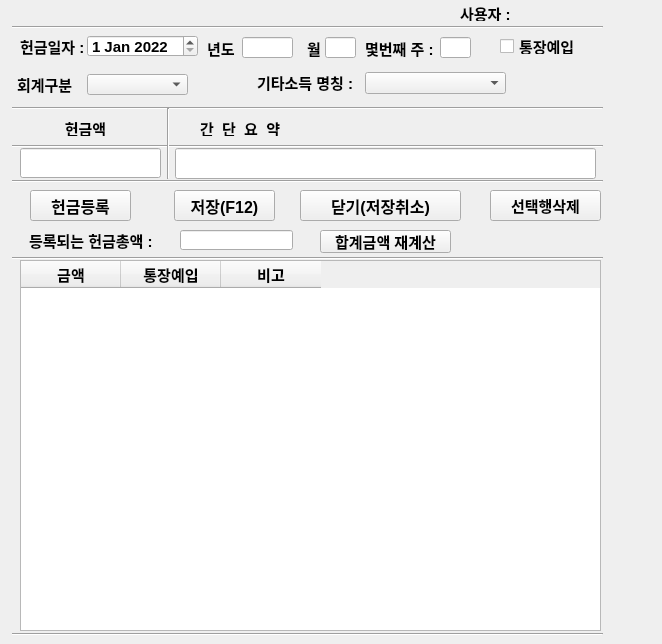
<?xml version="1.0" encoding="UTF-8"?>
<ui version="4.0">
 <class>Dialog</class>
 <widget class="QDialog" name="Dialog">
  <property name="enabled">
   <bool>true</bool>
  </property>
  <property name="geometry">
   <rect>
    <x>0</x>
    <y>0</y>
    <width>662</width>
    <height>644</height>
   </rect>
  </property>
  <property name="font">
   <font>
    <pointsize>11</pointsize>
    <weight>75</weight>
    <bold>true</bold>
   </font>
  </property>
  <property name="windowTitle">
   <string>Dialog</string>
  </property>
  <widget class="QLineEdit" name="year_widget">
   <property name="geometry">
    <rect>
     <x>242</x>
     <y>37</y>
     <width>51</width>
     <height>21</height>
    </rect>
   </property>
   <property name="font">
    <font>
     <pointsize>11</pointsize>
     <weight>75</weight>
     <bold>true</bold>
    </font>
   </property>
  </widget>
  <widget class="QLabel" name="user">
   <property name="geometry">
    <rect>
     <x>460</x>
     <y>5</y>
     <width>51</width>
     <height>16</height>
    </rect>
   </property>
   <property name="font">
    <font>
     <pointsize>11</pointsize>
     <weight>75</weight>
     <bold>true</bold>
    </font>
   </property>
   <property name="text">
    <string>사용자 :</string>
   </property>
  </widget>
  <widget class="Line" name="line">
   <property name="geometry">
    <rect>
     <x>12</x>
     <y>17</y>
     <width>591</width>
     <height>20</height>
    </rect>
   </property>
   <property name="font">
    <font>
     <pointsize>11</pointsize>
     <weight>75</weight>
     <bold>true</bold>
    </font>
   </property>
   <property name="orientation">
    <enum>Qt::Horizontal</enum>
   </property>
  </widget>
  <widget class="Line" name="line_13">
   <property name="geometry">
    <rect>
     <x>12</x>
     <y>250</y>
     <width>591</width>
     <height>16</height>
    </rect>
   </property>
   <property name="font">
    <font>
     <pointsize>11</pointsize>
     <weight>75</weight>
     <bold>true</bold>
    </font>
   </property>
   <property name="orientation">
    <enum>Qt::Horizontal</enum>
   </property>
  </widget>
  <widget class="QLabel" name="year_hun">
   <property name="geometry">
    <rect>
     <x>207</x>
     <y>38</y>
     <width>34</width>
     <height>21</height>
    </rect>
   </property>
   <property name="font">
    <font>
     <pointsize>11</pointsize>
     <weight>75</weight>
     <bold>true</bold>
    </font>
   </property>
   <property name="text">
    <string>년도 </string>
   </property>
  </widget>
  <widget class="Line" name="line_4">
   <property name="geometry">
    <rect>
     <x>12</x>
     <y>138</y>
     <width>591</width>
     <height>16</height>
    </rect>
   </property>
   <property name="font">
    <font>
     <pointsize>11</pointsize>
     <weight>75</weight>
     <bold>true</bold>
    </font>
   </property>
   <property name="orientation">
    <enum>Qt::Horizontal</enum>
   </property>
  </widget>
  <widget class="QLabel" name="marks_1">
   <property name="geometry">
    <rect>
     <x>200</x>
     <y>120</y>
     <width>121</width>
     <height>16</height>
    </rect>
   </property>
   <property name="font">
    <font>
     <pointsize>11</pointsize>
     <weight>75</weight>
     <bold>true</bold>
    </font>
   </property>
   <property name="text">
    <string>간  단  요  약</string>
   </property>
  </widget>
  <widget class="QLabel" name="amount_1">
   <property name="geometry">
    <rect>
     <x>50</x>
     <y>120</y>
     <width>71</width>
     <height>16</height>
    </rect>
   </property>
   <property name="font">
    <font>
     <pointsize>11</pointsize>
     <weight>75</weight>
     <bold>true</bold>
    </font>
   </property>
   <property name="text">
    <string>헌금액</string>
   </property>
   <property name="alignment">
    <set>Qt::AlignCenter</set>
   </property>
  </widget>
  <widget class="QLabel" name="hun_date">
   <property name="geometry">
    <rect>
     <x>20</x>
     <y>36</y>
     <width>71</width>
     <height>20</height>
    </rect>
   </property>
   <property name="font">
    <font>
     <pointsize>11</pointsize>
     <weight>75</weight>
     <bold>true</bold>
    </font>
   </property>
   <property name="text">
    <string>헌금일자 :</string>
   </property>
  </widget>
  <widget class="QLabel" name="hun_name">
   <property name="geometry">
    <rect>
     <x>257</x>
     <y>72</y>
     <width>101</width>
     <height>21</height>
    </rect>
   </property>
   <property name="font">
    <font>
     <pointsize>11</pointsize>
     <weight>75</weight>
     <bold>true</bold>
    </font>
   </property>
   <property name="text">
    <string>기타소득 명칭 :</string>
   </property>
  </widget>
  <widget class="QLineEdit" name="marks_widget">
   <property name="geometry">
    <rect>
     <x>175</x>
     <y>148</y>
     <width>421</width>
     <height>31</height>
    </rect>
   </property>
   <property name="font">
    <font>
     <pointsize>11</pointsize>
     <weight>75</weight>
     <bold>true</bold>
    </font>
   </property>
  </widget>
  <widget class="QComboBox" name="other_name_combo_widget">
   <property name="geometry">
    <rect>
     <x>365</x>
     <y>72</y>
     <width>141</width>
     <height>22</height>
    </rect>
   </property>
   <property name="font">
    <font>
     <pointsize>11</pointsize>
     <weight>75</weight>
     <bold>true</bold>
    </font>
   </property>
  </widget>
  <widget class="Line" name="line_2">
   <property name="geometry">
    <rect>
     <x>12</x>
     <y>100</y>
     <width>591</width>
     <height>16</height>
    </rect>
   </property>
   <property name="font">
    <font>
     <pointsize>11</pointsize>
     <weight>75</weight>
     <bold>true</bold>
    </font>
   </property>
   <property name="orientation">
    <enum>Qt::Horizontal</enum>
   </property>
  </widget>
  <widget class="Line" name="line_22">
   <property name="geometry">
    <rect>
     <x>12</x>
     <y>626</y>
     <width>591</width>
     <height>16</height>
    </rect>
   </property>
   <property name="font">
    <font>
     <pointsize>11</pointsize>
     <weight>75</weight>
     <bold>true</bold>
    </font>
   </property>
   <property name="orientation">
    <enum>Qt::Horizontal</enum>
   </property>
  </widget>
  <widget class="QLabel" name="user_widget">
   <property name="geometry">
    <rect>
     <x>530</x>
     <y>4</y>
     <width>81</width>
     <height>20</height>
    </rect>
   </property>
   <property name="font">
    <font>
     <pointsize>11</pointsize>
     <weight>75</weight>
     <bold>true</bold>
    </font>
   </property>
   <property name="text">
    <string/>
   </property>
  </widget>
  <widget class="QPushButton" name="add_other_input">
   <property name="geometry">
    <rect>
     <x>30</x>
     <y>190</y>
     <width>101</width>
     <height>31</height>
    </rect>
   </property>
   <property name="font">
    <font>
     <pointsize>12</pointsize>
     <weight>75</weight>
     <bold>true</bold>
    </font>
   </property>
   <property name="text">
    <string>헌금등록</string>
   </property>
   <property name="autoDefault">
    <bool>false</bool>
   </property>
   <property name="default">
    <bool>false</bool>
   </property>
  </widget>
  <widget class="Line" name="line_5">
   <property name="geometry">
    <rect>
     <x>12</x>
     <y>173</y>
     <width>591</width>
     <height>16</height>
    </rect>
   </property>
   <property name="font">
    <font>
     <pointsize>11</pointsize>
     <weight>75</weight>
     <bold>true</bold>
    </font>
   </property>
   <property name="orientation">
    <enum>Qt::Horizontal</enum>
   </property>
  </widget>
  <widget class="QLineEdit" name="amount_widget">
   <property name="geometry">
    <rect>
     <x>20</x>
     <y>148</y>
     <width>141</width>
     <height>30</height>
    </rect>
   </property>
   <property name="font">
    <font>
     <pointsize>11</pointsize>
     <weight>75</weight>
     <bold>true</bold>
    </font>
   </property>
   <property name="layoutDirection">
    <enum>Qt::RightToLeft</enum>
   </property>
   <property name="text">
    <string/>
   </property>
   <property name="alignment">
    <set>Qt::AlignRight|Qt::AlignTrailing|Qt::AlignVCenter</set>
   </property>
  </widget>
  <widget class="QPushButton" name="file_close_button">
   <property name="geometry">
    <rect>
     <x>300</x>
     <y>190</y>
     <width>161</width>
     <height>31</height>
    </rect>
   </property>
   <property name="font">
    <font>
     <pointsize>12</pointsize>
     <weight>75</weight>
     <bold>true</bold>
    </font>
   </property>
   <property name="focusPolicy">
    <enum>Qt::NoFocus</enum>
   </property>
   <property name="text">
    <string>닫기(저장취소)</string>
   </property>
   <property name="autoDefault">
    <bool>false</bool>
   </property>
  </widget>
  <widget class="QPushButton" name="other_save_button">
   <property name="geometry">
    <rect>
     <x>174</x>
     <y>190</y>
     <width>101</width>
     <height>31</height>
    </rect>
   </property>
   <property name="font">
    <font>
     <pointsize>12</pointsize>
     <weight>75</weight>
     <bold>true</bold>
    </font>
   </property>
   <property name="focusPolicy">
    <enum>Qt::NoFocus</enum>
   </property>
   <property name="text">
    <string>저장(F12)</string>
   </property>
   <property name="shortcut">
    <string>F12</string>
   </property>
   <property name="autoDefault">
    <bool>false</bool>
   </property>
  </widget>
  <widget class="QLabel" name="hap_total">
   <property name="geometry">
    <rect>
     <x>29</x>
     <y>230</y>
     <width>151</width>
     <height>21</height>
    </rect>
   </property>
   <property name="font">
    <font>
     <pointsize>11</pointsize>
     <weight>75</weight>
     <bold>true</bold>
    </font>
   </property>
   <property name="text">
    <string>등록되는 헌금총액 :</string>
   </property>
  </widget>
  <widget class="QLineEdit" name="hap_total_widget">
   <property name="geometry">
    <rect>
     <x>180</x>
     <y>230</y>
     <width>113</width>
     <height>20</height>
    </rect>
   </property>
   <property name="font">
    <font>
     <pointsize>11</pointsize>
     <weight>75</weight>
     <bold>true</bold>
    </font>
   </property>
   <property name="focusPolicy">
    <enum>Qt::NoFocus</enum>
   </property>
   <property name="alignment">
    <set>Qt::AlignRight|Qt::AlignTrailing|Qt::AlignVCenter</set>
   </property>
  </widget>
  <widget class="QDateEdit" name="other_date_widget">
   <property name="geometry">
    <rect>
     <x>87</x>
     <y>35</y>
     <width>111</width>
     <height>22</height>
    </rect>
   </property>
   <property name="font">
    <font>
     <pointsize>11</pointsize>
     <weight>75</weight>
     <bold>true</bold>
    </font>
   </property>
   <property name="focusPolicy">
    <enum>Qt::NoFocus</enum>
   </property>
   <property name="inputMethodHints">
    <set>Qt::ImhDate|Qt::ImhPreferNumbers</set>
   </property>
   <property name="currentSection">
    <enum>QDateTimeEdit::DaySection</enum>
   </property>
   <property name="date">
    <date>
     <year>2022</year>
     <month>1</month>
     <day>1</day>
    </date>
   </property>
  </widget>
  <widget class="QLabel" name="month_hun">
   <property name="geometry">
    <rect>
     <x>307</x>
     <y>38</y>
     <width>20</width>
     <height>20</height>
    </rect>
   </property>
   <property name="font">
    <font>
     <pointsize>11</pointsize>
     <weight>75</weight>
     <bold>true</bold>
    </font>
   </property>
   <property name="text">
    <string>월</string>
   </property>
  </widget>
  <widget class="QLineEdit" name="month_widget">
   <property name="geometry">
    <rect>
     <x>325</x>
     <y>37</y>
     <width>31</width>
     <height>21</height>
    </rect>
   </property>
   <property name="font">
    <font>
     <pointsize>11</pointsize>
     <weight>75</weight>
     <bold>true</bold>
    </font>
   </property>
  </widget>
  <widget class="QLabel" name="week_hun">
   <property name="geometry">
    <rect>
     <x>365</x>
     <y>38</y>
     <width>71</width>
     <height>21</height>
    </rect>
   </property>
   <property name="font">
    <font>
     <pointsize>11</pointsize>
     <weight>75</weight>
     <bold>true</bold>
    </font>
   </property>
   <property name="text">
    <string>몇번째 주 :</string>
   </property>
  </widget>
  <widget class="QLineEdit" name="week_widget">
   <property name="geometry">
    <rect>
     <x>440</x>
     <y>37</y>
     <width>31</width>
     <height>21</height>
    </rect>
   </property>
   <property name="font">
    <font>
     <pointsize>11</pointsize>
     <weight>75</weight>
     <bold>true</bold>
    </font>
   </property>
   <property name="focusPolicy">
    <enum>Qt::StrongFocus</enum>
   </property>
  </widget>
  <widget class="QCheckBox" name="Bankincome_check">
   <property name="geometry">
    <rect>
     <x>500</x>
     <y>38</y>
     <width>81</width>
     <height>16</height>
    </rect>
   </property>
   <property name="font">
    <font>
     <family>Agency FB</family>
     <pointsize>11</pointsize>
     <weight>75</weight>
     <bold>true</bold>
    </font>
   </property>
   <property name="focusPolicy">
    <enum>Qt::NoFocus</enum>
   </property>
   <property name="acceptDrops">
    <bool>true</bool>
   </property>
   <property name="locale">
    <locale language="Kinyarwanda" country="Rwanda"/>
   </property>
   <property name="text">
    <string>통장예입</string>
   </property>
   <property name="autoRepeatDelay">
    <number>302</number>
   </property>
   <property name="tristate">
    <bool>false</bool>
   </property>
  </widget>
  <widget class="QTableWidget" name="other_income_tableWidget">
   <property name="geometry">
    <rect>
     <x>20</x>
     <y>260</y>
     <width>581</width>
     <height>371</height>
    </rect>
   </property>
   <property name="font">
    <font>
     <pointsize>11</pointsize>
     <weight>75</weight>
     <bold>true</bold>
    </font>
   </property>
   <property name="focusPolicy">
    <enum>Qt::NoFocus</enum>
   </property>
   <property name="sortingEnabled">
    <bool>true</bool>
   </property>
   <column>
    <property name="text">
     <string>금액</string>
    </property>
   </column>
   <column>
    <property name="text">
     <string>통장예입</string>
    </property>
   </column>
   <column>
    <property name="text">
     <string>비고</string>
    </property>
   </column>
  </widget>
  <widget class="QPushButton" name="re_calculate_button">
   <property name="geometry">
    <rect>
     <x>320</x>
     <y>230</y>
     <width>131</width>
     <height>23</height>
    </rect>
   </property>
   <property name="font">
    <font>
     <pointsize>11</pointsize>
     <weight>75</weight>
     <bold>true</bold>
    </font>
   </property>
   <property name="focusPolicy">
    <enum>Qt::NoFocus</enum>
   </property>
   <property name="text">
    <string>합계금액 재계산</string>
   </property>
   <property name="autoDefault">
    <bool>false</bool>
   </property>
   <property name="default">
    <bool>false</bool>
   </property>
  </widget>
  <widget class="QPushButton" name="remove_row_button">
   <property name="geometry">
    <rect>
     <x>490</x>
     <y>190</y>
     <width>111</width>
     <height>31</height>
    </rect>
   </property>
   <property name="font">
    <font>
     <pointsize>11</pointsize>
     <weight>75</weight>
     <bold>true</bold>
    </font>
   </property>
   <property name="focusPolicy">
    <enum>Qt::NoFocus</enum>
   </property>
   <property name="text">
    <string>선택행삭제</string>
   </property>
  </widget>
  <widget class="Line" name="line_7">
   <property name="geometry">
    <rect>
     <x>160</x>
     <y>108</y>
     <width>16</width>
     <height>71</height>
    </rect>
   </property>
   <property name="font">
    <font>
     <pointsize>11</pointsize>
     <weight>75</weight>
     <bold>true</bold>
    </font>
   </property>
   <property name="orientation">
    <enum>Qt::Vertical</enum>
   </property>
  </widget>
  <widget class="QLabel" name="hun_name_2">
   <property name="geometry">
    <rect>
     <x>17</x>
     <y>74</y>
     <width>66</width>
     <height>21</height>
    </rect>
   </property>
   <property name="font">
    <font>
     <pointsize>11</pointsize>
     <weight>75</weight>
     <bold>true</bold>
    </font>
   </property>
   <property name="text">
    <string>회계구분</string>
   </property>
  </widget>
  <widget class="QComboBox" name="gubun_name_combo_widget">
   <property name="geometry">
    <rect>
     <x>87</x>
     <y>74</y>
     <width>101</width>
     <height>21</height>
    </rect>
   </property>
   <property name="font">
    <font>
     <pointsize>11</pointsize>
     <weight>75</weight>
     <bold>true</bold>
    </font>
   </property>
  </widget>
 </widget>
 <tabstops>
  <tabstop>week_widget</tabstop>
  <tabstop>gubun_name_combo_widget</tabstop>
  <tabstop>other_name_combo_widget</tabstop>
  <tabstop>amount_widget</tabstop>
  <tabstop>marks_widget</tabstop>
  <tabstop>add_other_input</tabstop>
  <tabstop>year_widget</tabstop>
  <tabstop>month_widget</tabstop>
 </tabstops>
 <resources/>
 <connections>
  <connection>
   <sender>add_other_input</sender>
   <signal>clicked()</signal>
   <receiver>Dialog</receiver>
   <slot>other_input()</slot>
   <hints>
    <hint type="sourcelabel">
     <x>187</x>
     <y>201</y>
    </hint>
    <hint type="destinationlabel">
     <x>145</x>
     <y>201</y>
    </hint>
   </hints>
  </connection>
  <connection>
   <sender>re_calculate_button</sender>
   <signal>clicked()</signal>
   <receiver>Dialog</receiver>
   <slot>re_calculate()</slot>
   <hints>
    <hint type="sourcelabel">
     <x>426</x>
     <y>195</y>
    </hint>
    <hint type="destinationlabel">
     <x>480</x>
     <y>195</y>
    </hint>
   </hints>
  </connection>
  <connection>
   <sender>remove_row_button</sender>
   <signal>clicked()</signal>
   <receiver>Dialog</receiver>
   <slot>remove_row()</slot>
   <hints>
    <hint type="sourcelabel">
     <x>464</x>
     <y>655</y>
    </hint>
    <hint type="destinationlabel">
     <x>527</x>
     <y>654</y>
    </hint>
   </hints>
  </connection>
  <connection>
   <sender>other_save_button</sender>
   <signal>clicked()</signal>
   <receiver>Dialog</receiver>
   <slot>file_save()</slot>
   <hints>
    <hint type="sourcelabel">
     <x>141</x>
     <y>656</y>
    </hint>
    <hint type="destinationlabel">
     <x>166</x>
     <y>656</y>
    </hint>
   </hints>
  </connection>
  <connection>
   <sender>file_close_button</sender>
   <signal>clicked()</signal>
   <receiver>Dialog</receiver>
   <slot>file_close()</slot>
   <hints>
    <hint type="sourcelabel">
     <x>314</x>
     <y>661</y>
    </hint>
    <hint type="destinationlabel">
     <x>370</x>
     <y>660</y>
    </hint>
   </hints>
  </connection>
 </connections>
 <slots>
  <slot>file_save()</slot>
  <slot>re_calculate()</slot>
  <slot>file_close()</slot>
  <slot>remove_row()</slot>
  <slot>slot1()</slot>
  <slot>other_input()</slot>
 </slots>
</ui>
